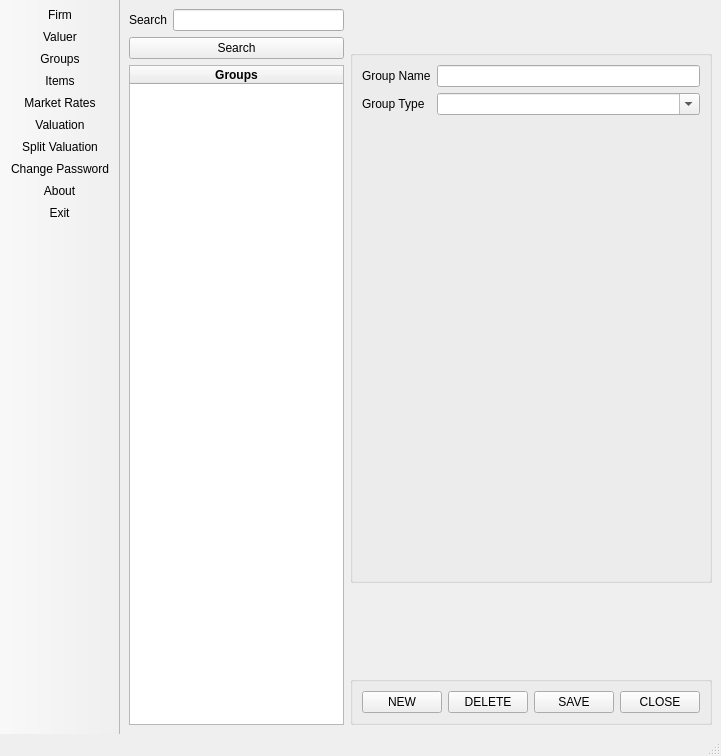
<?xml version="1.0" encoding="UTF-8"?>
<ui version="4.0">
 <class>MainWindow</class>
 <widget class="QMainWindow" name="MainWindow">
  <property name="geometry">
   <rect>
    <x>0</x>
    <y>0</y>
    <width>721</width>
    <height>756</height>
   </rect>
  </property>
  <property name="windowTitle">
   <string>MainWindow</string>
  </property>
  <widget class="QWidget" name="centralwidget">
   <layout class="QHBoxLayout" name="horizontalLayout_6">
    <item>
     <layout class="QHBoxLayout" name="horizontalLayout_4">
      <item>
       <layout class="QVBoxLayout" name="verticalLayout">
        <item>
         <layout class="QHBoxLayout" name="horizontalLayout">
          <item>
           <widget class="QLabel" name="label">
            <property name="text">
             <string>Search</string>
            </property>
           </widget>
          </item>
          <item>
           <widget class="QLineEdit" name="lineEdit"/>
          </item>
         </layout>
        </item>
        <item>
         <widget class="QPushButton" name="pushButton">
          <property name="text">
           <string>Search</string>
          </property>
         </widget>
        </item>
        <item>
         <widget class="QTableWidget" name="tableWidget">
          <property name="font">
           <font>
            <weight>75</weight>
            <bold>true</bold>
           </font>
          </property>
          <property name="alternatingRowColors">
           <bool>true</bool>
          </property>
          <property name="showGrid">
           <bool>false</bool>
          </property>
          <property name="gridStyle">
           <enum>Qt::DotLine</enum>
          </property>
          <attribute name="horizontalHeaderStretchLastSection">
           <bool>true</bool>
          </attribute>
          <attribute name="verticalHeaderVisible">
           <bool>false</bool>
          </attribute>
          <column>
           <property name="text">
            <string>Groups</string>
           </property>
          </column>
         </widget>
        </item>
       </layout>
      </item>
      <item>
       <layout class="QVBoxLayout" name="verticalLayout_3">
        <item>
         <spacer name="verticalSpacer_3">
          <property name="orientation">
           <enum>Qt::Vertical</enum>
          </property>
          <property name="sizeType">
           <enum>QSizePolicy::Fixed</enum>
          </property>
          <property name="sizeHint" stdset="0">
           <size>
            <width>20</width>
            <height>41</height>
           </size>
          </property>
         </spacer>
        </item>
        <item>
         <widget class="QGroupBox" name="groupBox">
          <property name="title">
           <string/>
          </property>
          <layout class="QFormLayout" name="formLayout">
           <item row="1" column="0">
            <widget class="QLabel" name="label_2">
             <property name="text">
              <string>Group Name</string>
             </property>
            </widget>
           </item>
           <item row="2" column="0">
            <widget class="QLabel" name="label_3">
             <property name="text">
              <string>Group Type</string>
             </property>
            </widget>
           </item>
           <item row="1" column="1">
            <widget class="QLineEdit" name="lineEdit_2"/>
           </item>
           <item row="2" column="1">
            <widget class="QComboBox" name="comboBox">
             <property name="editable">
              <bool>true</bool>
             </property>
            </widget>
           </item>
           <item row="3" column="1">
            <spacer name="verticalSpacer_2">
             <property name="orientation">
              <enum>Qt::Vertical</enum>
             </property>
             <property name="sizeType">
              <enum>QSizePolicy::Fixed</enum>
             </property>
             <property name="sizeHint" stdset="0">
              <size>
               <width>20</width>
               <height>450</height>
              </size>
             </property>
            </spacer>
           </item>
          </layout>
         </widget>
        </item>
        <item>
         <spacer name="verticalSpacer">
          <property name="orientation">
           <enum>Qt::Vertical</enum>
          </property>
          <property name="sizeType">
           <enum>QSizePolicy::Expanding</enum>
          </property>
          <property name="sizeHint" stdset="0">
           <size>
            <width>20</width>
            <height>300</height>
           </size>
          </property>
         </spacer>
        </item>
        <item>
         <widget class="QGroupBox" name="groupBox">
          <layout class="QHBoxLayout" name="horizontalLayout_5">
           <property name="sizeConstraint">
            <enum>QLayout::SetNoConstraint</enum>
           </property>
           <item>
            <widget class="QPushButton" name="pushButton_5">
             <property name="text">
              <string>NEW</string>
             </property>
            </widget>
           </item>
           <item>
            <widget class="QPushButton" name="pushButton_6">
             <property name="text">
              <string>DELETE</string>
             </property>
            </widget>
           </item>
           <item>
            <widget class="QPushButton" name="pushButton_7">
             <property name="text">
              <string>SAVE</string>
             </property>
            </widget>
           </item>
           <item>
            <widget class="QPushButton" name="pushButton_8">
             <property name="text">
              <string>CLOSE</string>
             </property>
            </widget>
           </item>
          </layout>
         </widget>
        </item>
       </layout>
      </item>
     </layout>
    </item>
    <item>
     <spacer name="horizontalSpacer">
      <property name="orientation">
       <enum>Qt::Horizontal</enum>
      </property>
      <property name="sizeHint" stdset="0">
       <size>
        <width>40</width>
        <height>20</height>
       </size>
      </property>
     </spacer>
    </item>
   </layout>
  </widget>
  <widget class="QMenuBar" name="menubar">
   <property name="geometry">
    <rect>
     <x>0</x>
     <y>0</y>
     <width>721</width>
     <height>22</height>
    </rect>
   </property>
  </widget>
  <widget class="QStatusBar" name="statusbar"/>
  <widget class="QToolBar" name="toolBar">
   <property name="windowTitle">
    <string>toolBar</string>
   </property>
   <property name="movable">
    <bool>false</bool>
   </property>
   <property name="iconSize">
    <size>
     <width>24</width>
     <height>24</height>
    </size>
   </property>
   <property name="toolButtonStyle">
    <enum>Qt::ToolButtonIconOnly</enum>
   </property>
   <attribute name="toolBarArea">
    <enum>LeftToolBarArea</enum>
   </attribute>
   <attribute name="toolBarBreak">
    <bool>false</bool>
   </attribute>
   <addaction name="actionFirm"/>
   <addaction name="actionValuer"/>
   <addaction name="actionGroups"/>
   <addaction name="actionItems"/>
   <addaction name="actionMarket_Rates"/>
   <addaction name="actionValuation"/>
   <addaction name="actionSplit_Valuation"/>
   <addaction name="actionChange_Password"/>
   <addaction name="actionAbout"/>
   <addaction name="actionExit"/>
  </widget>
  <action name="actionFirm">
   <property name="icon">
    <iconset resource="toolbar.qrc">
     <normaloff>:/icons/icons8-organization-50.png</normaloff>:/icons/icons8-organization-50.png</iconset>
   </property>
   <property name="text">
    <string>Firm</string>
   </property>
   <property name="toolTip">
    <string>Firm</string>
   </property>
   <property name="shortcut">
    <string>Alt+F</string>
   </property>
  </action>
  <action name="actionValuer">
   <property name="icon">
    <iconset resource="toolbar.qrc">
     <normaloff>:/icons/icons8-user-50.png</normaloff>:/icons/icons8-user-50.png</iconset>
   </property>
   <property name="text">
    <string>Valuer</string>
   </property>
   <property name="toolTip">
    <string>Valuer</string>
   </property>
   <property name="shortcut">
    <string>Alt+V</string>
   </property>
  </action>
  <action name="actionGroups">
   <property name="icon">
    <iconset resource="toolbar.qrc">
     <normaloff>:/icons/icons8-list-50.png</normaloff>:/icons/icons8-list-50.png</iconset>
   </property>
   <property name="text">
    <string>Groups</string>
   </property>
   <property name="toolTip">
    <string>Groups</string>
   </property>
   <property name="shortcut">
    <string>Alt+G</string>
   </property>
  </action>
  <action name="actionItems">
   <property name="icon">
    <iconset resource="toolbar.qrc">
     <normaloff>:/icons/icons8-ring-50.png</normaloff>:/icons/icons8-ring-50.png</iconset>
   </property>
   <property name="text">
    <string>Items</string>
   </property>
   <property name="toolTip">
    <string>Items</string>
   </property>
   <property name="shortcut">
    <string>Alt+I</string>
   </property>
  </action>
  <action name="actionMarket_Rates">
   <property name="icon">
    <iconset resource="toolbar.qrc">
     <normaloff>:/icons/icons8-us-dollar-50.png</normaloff>:/icons/icons8-us-dollar-50.png</iconset>
   </property>
   <property name="text">
    <string>Market Rates</string>
   </property>
   <property name="toolTip">
    <string>Market Rates</string>
   </property>
   <property name="shortcut">
    <string>Alt+M</string>
   </property>
  </action>
  <action name="actionValuation">
   <property name="icon">
    <iconset resource="toolbar.qrc">
     <normaloff>:/icons/icons8-contract-50.png</normaloff>:/icons/icons8-contract-50.png</iconset>
   </property>
   <property name="text">
    <string>Valuation</string>
   </property>
   <property name="toolTip">
    <string>Valuation</string>
   </property>
   <property name="shortcut">
    <string>Alt+A</string>
   </property>
  </action>
  <action name="actionChange_Password">
   <property name="icon">
    <iconset resource="toolbar.qrc">
     <normaloff>:/icons/icons8-password-50.png</normaloff>:/icons/icons8-password-50.png</iconset>
   </property>
   <property name="text">
    <string>Change Password</string>
   </property>
   <property name="toolTip">
    <string>Change Password</string>
   </property>
   <property name="shortcut">
    <string>Alt+P</string>
   </property>
  </action>
  <action name="actionAbout">
   <property name="icon">
    <iconset resource="toolbar.qrc">
     <normaloff>:/icons/icons8-about-50.png</normaloff>:/icons/icons8-about-50.png</iconset>
   </property>
   <property name="text">
    <string>About</string>
   </property>
   <property name="toolTip">
    <string>About</string>
   </property>
   <property name="shortcut">
    <string>Alt+B</string>
   </property>
  </action>
  <action name="actionExit">
   <property name="icon">
    <iconset resource="toolbar.qrc">
     <normaloff>:/icons/icons8-exit-50.png</normaloff>:/icons/icons8-exit-50.png</iconset>
   </property>
   <property name="text">
    <string>Exit</string>
   </property>
   <property name="toolTip">
    <string>Exit</string>
   </property>
   <property name="shortcut">
    <string>Esc</string>
   </property>
  </action>
  <action name="actionSplit_Valuation">
   <property name="icon">
    <iconset resource="../../Evaluation Report Software/Valuation Main/toolbar.qrc">
     <normaloff>:/icons/icons8-separate-document-50.png</normaloff>:/icons/icons8-separate-document-50.png</iconset>
   </property>
   <property name="text">
    <string>Split Valuation</string>
   </property>
  </action>
 </widget>
 <resources>
  <include location="toolbar.qrc"/>
  <include location="../../Evaluation Report Software/Valuation Main/toolbar.qrc"/>
 </resources>
 <connections/>
</ui>
